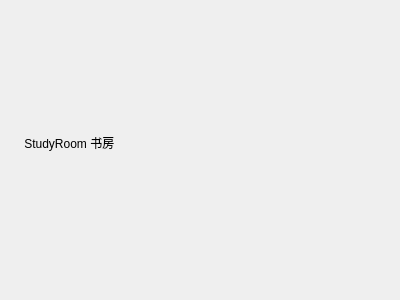
<?xml version="1.0" encoding="UTF-8"?>
<ui version="4.0">
 <class>StudyRoom</class>
 <widget class="QWidget" name="StudyRoom">
  <property name="geometry">
   <rect>
    <x>0</x>
    <y>0</y>
    <width>400</width>
    <height>300</height>
   </rect>
  </property>
  <property name="windowTitle">
   <string>Form</string>
  </property>
  <layout class="QVBoxLayout" name="verticalLayout">
   <item>
    <widget class="QLabel" name="label">
     <property name="text">
      <string>    StudyRoom 书房
</string>
     </property>
    </widget>
   </item>
  </layout>
 </widget>
 <resources/>
 <connections/>
</ui>
